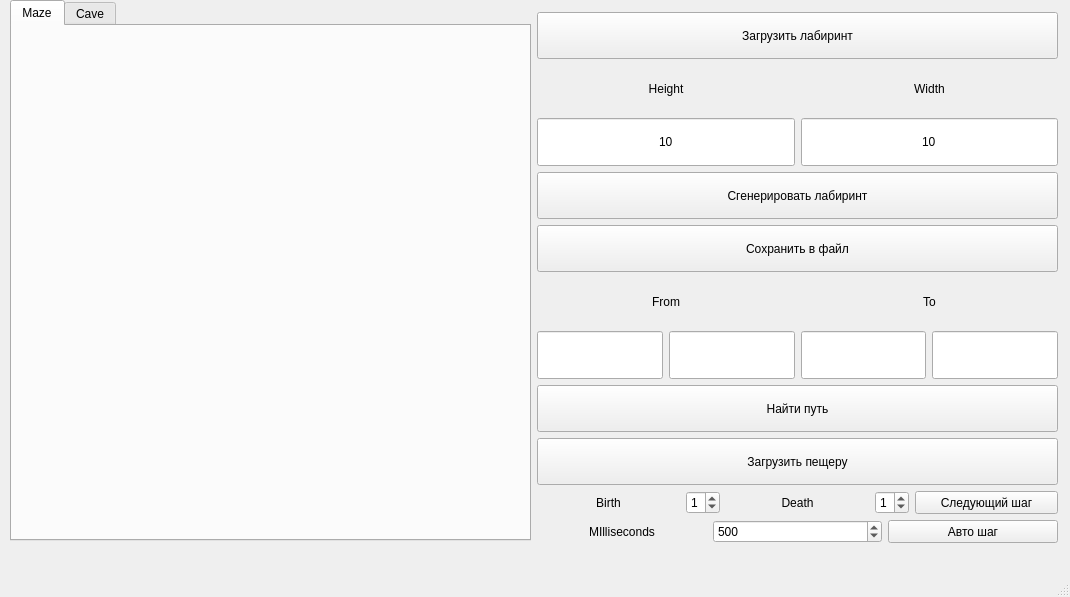
<?xml version="1.0" encoding="UTF-8"?>
<ui version="4.0">
 <class>MainWindow</class>
 <widget class="QMainWindow" name="MainWindow">
  <property name="geometry">
   <rect>
    <x>0</x>
    <y>0</y>
    <width>1070</width>
    <height>597</height>
   </rect>
  </property>
  <property name="sizePolicy">
   <sizepolicy hsizetype="Fixed" vsizetype="Fixed">
    <horstretch>0</horstretch>
    <verstretch>0</verstretch>
   </sizepolicy>
  </property>
  <property name="windowTitle">
   <string>Maze</string>
  </property>
  <widget class="QWidget" name="centralwidget">
   <widget class="QTabWidget" name="tabWidget">
    <property name="geometry">
     <rect>
      <x>10</x>
      <y>0</y>
      <width>521</width>
      <height>541</height>
     </rect>
    </property>
    <property name="currentIndex">
     <number>0</number>
    </property>
    <widget class="QWidget" name="tab">
     <attribute name="title">
      <string>Maze</string>
     </attribute>
     <widget class="PaintMazeWidget" name="widget" native="true">
      <property name="enabled">
       <bool>false</bool>
      </property>
      <property name="geometry">
       <rect>
        <x>9</x>
        <y>9</y>
        <width>500</width>
        <height>500</height>
       </rect>
      </property>
     </widget>
    </widget>
    <widget class="QWidget" name="tab_2">
     <attribute name="title">
      <string>Cave</string>
     </attribute>
     <widget class="PaintCaveWidget" name="widget_2" native="true">
      <property name="enabled">
       <bool>false</bool>
      </property>
      <property name="geometry">
       <rect>
        <x>9</x>
        <y>9</y>
        <width>500</width>
        <height>500</height>
       </rect>
      </property>
     </widget>
    </widget>
   </widget>
   <widget class="QWidget" name="layoutWidget">
    <property name="geometry">
     <rect>
      <x>537</x>
      <y>12</y>
      <width>521</width>
      <height>531</height>
     </rect>
    </property>
    <layout class="QHBoxLayout" name="horizontalLayout" stretch="8">
     <property name="leftMargin">
      <number>0</number>
     </property>
     <property name="topMargin">
      <number>0</number>
     </property>
     <property name="rightMargin">
      <number>0</number>
     </property>
     <property name="bottomMargin">
      <number>0</number>
     </property>
     <item>
      <layout class="QVBoxLayout" name="verticalLayout" stretch="1,1,1,1,1,1,1,1,1,0,0">
       <property name="bottomMargin">
        <number>0</number>
       </property>
       <item>
        <widget class="QPushButton" name="buttonLoadMaze">
         <property name="sizePolicy">
          <sizepolicy hsizetype="MinimumExpanding" vsizetype="MinimumExpanding">
           <horstretch>0</horstretch>
           <verstretch>0</verstretch>
          </sizepolicy>
         </property>
         <property name="text">
          <string>Загрузить лабиринт</string>
         </property>
        </widget>
       </item>
       <item>
        <layout class="QHBoxLayout" name="horizontalLayout_4">
         <item>
          <widget class="QLabel" name="labelHeight">
           <property name="sizePolicy">
            <sizepolicy hsizetype="MinimumExpanding" vsizetype="MinimumExpanding">
             <horstretch>0</horstretch>
             <verstretch>0</verstretch>
            </sizepolicy>
           </property>
           <property name="text">
            <string>Height</string>
           </property>
           <property name="alignment">
            <set>Qt::AlignCenter</set>
           </property>
          </widget>
         </item>
         <item>
          <widget class="QLabel" name="labelWidth">
           <property name="sizePolicy">
            <sizepolicy hsizetype="MinimumExpanding" vsizetype="MinimumExpanding">
             <horstretch>0</horstretch>
             <verstretch>0</verstretch>
            </sizepolicy>
           </property>
           <property name="text">
            <string>Width</string>
           </property>
           <property name="alignment">
            <set>Qt::AlignCenter</set>
           </property>
          </widget>
         </item>
        </layout>
       </item>
       <item>
        <layout class="QHBoxLayout" name="horizontalLayout_3">
         <item>
          <widget class="QLineEdit" name="lineEditRows">
           <property name="sizePolicy">
            <sizepolicy hsizetype="MinimumExpanding" vsizetype="MinimumExpanding">
             <horstretch>0</horstretch>
             <verstretch>0</verstretch>
            </sizepolicy>
           </property>
           <property name="text">
            <string>10</string>
           </property>
           <property name="alignment">
            <set>Qt::AlignCenter</set>
           </property>
          </widget>
         </item>
         <item>
          <widget class="QLineEdit" name="lineEditCols">
           <property name="sizePolicy">
            <sizepolicy hsizetype="MinimumExpanding" vsizetype="MinimumExpanding">
             <horstretch>0</horstretch>
             <verstretch>0</verstretch>
            </sizepolicy>
           </property>
           <property name="text">
            <string>10</string>
           </property>
           <property name="alignment">
            <set>Qt::AlignCenter</set>
           </property>
          </widget>
         </item>
        </layout>
       </item>
       <item>
        <widget class="QPushButton" name="buttonGenerateMaze">
         <property name="sizePolicy">
          <sizepolicy hsizetype="MinimumExpanding" vsizetype="MinimumExpanding">
           <horstretch>0</horstretch>
           <verstretch>0</verstretch>
          </sizepolicy>
         </property>
         <property name="text">
          <string>Сгенерировать лабиринт</string>
         </property>
        </widget>
       </item>
       <item>
        <widget class="QPushButton" name="buttonSaveToFile">
         <property name="sizePolicy">
          <sizepolicy hsizetype="MinimumExpanding" vsizetype="MinimumExpanding">
           <horstretch>0</horstretch>
           <verstretch>0</verstretch>
          </sizepolicy>
         </property>
         <property name="text">
          <string>Сохранить в файл</string>
         </property>
        </widget>
       </item>
       <item>
        <layout class="QHBoxLayout" name="horizontalLayout_6">
         <item>
          <widget class="QLabel" name="labelPathFrom">
           <property name="sizePolicy">
            <sizepolicy hsizetype="MinimumExpanding" vsizetype="MinimumExpanding">
             <horstretch>0</horstretch>
             <verstretch>0</verstretch>
            </sizepolicy>
           </property>
           <property name="text">
            <string>From</string>
           </property>
           <property name="alignment">
            <set>Qt::AlignCenter</set>
           </property>
          </widget>
         </item>
         <item>
          <widget class="QLabel" name="labelPathTo">
           <property name="sizePolicy">
            <sizepolicy hsizetype="MinimumExpanding" vsizetype="MinimumExpanding">
             <horstretch>0</horstretch>
             <verstretch>0</verstretch>
            </sizepolicy>
           </property>
           <property name="text">
            <string>To</string>
           </property>
           <property name="alignment">
            <set>Qt::AlignCenter</set>
           </property>
          </widget>
         </item>
        </layout>
       </item>
       <item>
        <layout class="QHBoxLayout" name="horizontalLayout_5">
         <item>
          <widget class="QLineEdit" name="lineEdit">
           <property name="sizePolicy">
            <sizepolicy hsizetype="Expanding" vsizetype="MinimumExpanding">
             <horstretch>0</horstretch>
             <verstretch>0</verstretch>
            </sizepolicy>
           </property>
          </widget>
         </item>
         <item>
          <widget class="QLineEdit" name="lineEdit_2">
           <property name="sizePolicy">
            <sizepolicy hsizetype="Expanding" vsizetype="MinimumExpanding">
             <horstretch>0</horstretch>
             <verstretch>0</verstretch>
            </sizepolicy>
           </property>
          </widget>
         </item>
         <item>
          <widget class="QLineEdit" name="lineEdit_3">
           <property name="sizePolicy">
            <sizepolicy hsizetype="Expanding" vsizetype="MinimumExpanding">
             <horstretch>0</horstretch>
             <verstretch>0</verstretch>
            </sizepolicy>
           </property>
          </widget>
         </item>
         <item>
          <widget class="QLineEdit" name="lineEdit_4">
           <property name="sizePolicy">
            <sizepolicy hsizetype="Expanding" vsizetype="MinimumExpanding">
             <horstretch>0</horstretch>
             <verstretch>0</verstretch>
            </sizepolicy>
           </property>
          </widget>
         </item>
        </layout>
       </item>
       <item>
        <widget class="QPushButton" name="buttonFindPath">
         <property name="sizePolicy">
          <sizepolicy hsizetype="MinimumExpanding" vsizetype="MinimumExpanding">
           <horstretch>0</horstretch>
           <verstretch>0</verstretch>
          </sizepolicy>
         </property>
         <property name="text">
          <string>Найти путь</string>
         </property>
        </widget>
       </item>
       <item>
        <widget class="QPushButton" name="buttonLoadCave">
         <property name="sizePolicy">
          <sizepolicy hsizetype="MinimumExpanding" vsizetype="MinimumExpanding">
           <horstretch>0</horstretch>
           <verstretch>0</verstretch>
          </sizepolicy>
         </property>
         <property name="text">
          <string>Загрузить пещеру</string>
         </property>
        </widget>
       </item>
       <item>
        <layout class="QHBoxLayout" name="horizontalLayout_7">
         <item>
          <widget class="QLabel" name="label_2">
           <property name="sizePolicy">
            <sizepolicy hsizetype="MinimumExpanding" vsizetype="MinimumExpanding">
             <horstretch>0</horstretch>
             <verstretch>0</verstretch>
            </sizepolicy>
           </property>
           <property name="text">
            <string>Birth</string>
           </property>
           <property name="alignment">
            <set>Qt::AlignCenter</set>
           </property>
          </widget>
         </item>
         <item>
          <widget class="QSpinBox" name="spinBox">
           <property name="maximum">
            <number>7</number>
           </property>
           <property name="value">
            <number>1</number>
           </property>
          </widget>
         </item>
         <item>
          <widget class="QLabel" name="label_3">
           <property name="sizePolicy">
            <sizepolicy hsizetype="MinimumExpanding" vsizetype="MinimumExpanding">
             <horstretch>0</horstretch>
             <verstretch>0</verstretch>
            </sizepolicy>
           </property>
           <property name="text">
            <string>Death</string>
           </property>
           <property name="alignment">
            <set>Qt::AlignCenter</set>
           </property>
          </widget>
         </item>
         <item>
          <widget class="QSpinBox" name="spinBox_2">
           <property name="maximum">
            <number>7</number>
           </property>
           <property name="value">
            <number>1</number>
           </property>
          </widget>
         </item>
         <item>
          <widget class="QPushButton" name="buttonNextStep">
           <property name="sizePolicy">
            <sizepolicy hsizetype="MinimumExpanding" vsizetype="MinimumExpanding">
             <horstretch>0</horstretch>
             <verstretch>0</verstretch>
            </sizepolicy>
           </property>
           <property name="text">
            <string>Следующий шаг</string>
           </property>
          </widget>
         </item>
        </layout>
       </item>
       <item>
        <layout class="QHBoxLayout" name="horizontalLayout_8">
         <item>
          <widget class="QLabel" name="label">
           <property name="sizePolicy">
            <sizepolicy hsizetype="MinimumExpanding" vsizetype="MinimumExpanding">
             <horstretch>0</horstretch>
             <verstretch>0</verstretch>
            </sizepolicy>
           </property>
           <property name="text">
            <string>MIlliseconds</string>
           </property>
           <property name="alignment">
            <set>Qt::AlignCenter</set>
           </property>
          </widget>
         </item>
         <item>
          <widget class="QSpinBox" name="spinBox_3">
           <property name="sizePolicy">
            <sizepolicy hsizetype="MinimumExpanding" vsizetype="MinimumExpanding">
             <horstretch>0</horstretch>
             <verstretch>0</verstretch>
            </sizepolicy>
           </property>
           <property name="minimum">
            <number>1</number>
           </property>
           <property name="maximum">
            <number>1000</number>
           </property>
           <property name="singleStep">
            <number>100</number>
           </property>
           <property name="stepType">
            <enum>QAbstractSpinBox::DefaultStepType</enum>
           </property>
           <property name="value">
            <number>500</number>
           </property>
          </widget>
         </item>
         <item>
          <widget class="QPushButton" name="buttonAutoStep">
           <property name="sizePolicy">
            <sizepolicy hsizetype="MinimumExpanding" vsizetype="MinimumExpanding">
             <horstretch>0</horstretch>
             <verstretch>0</verstretch>
            </sizepolicy>
           </property>
           <property name="text">
            <string>Авто шаг</string>
           </property>
          </widget>
         </item>
        </layout>
       </item>
      </layout>
     </item>
    </layout>
   </widget>
  </widget>
  <widget class="QMenuBar" name="menubar">
   <property name="geometry">
    <rect>
     <x>0</x>
     <y>0</y>
     <width>1070</width>
     <height>20</height>
    </rect>
   </property>
  </widget>
  <widget class="QStatusBar" name="statusbar"/>
 </widget>
 <customwidgets>
  <customwidget>
   <class>PaintMazeWidget</class>
   <extends>QWidget</extends>
   <header>paintmazewidget.h</header>
   <container>1</container>
  </customwidget>
  <customwidget>
   <class>PaintCaveWidget</class>
   <extends>QWidget</extends>
   <header>paintcavewidget.h</header>
   <container>1</container>
  </customwidget>
 </customwidgets>
 <resources/>
 <connections/>
</ui>
